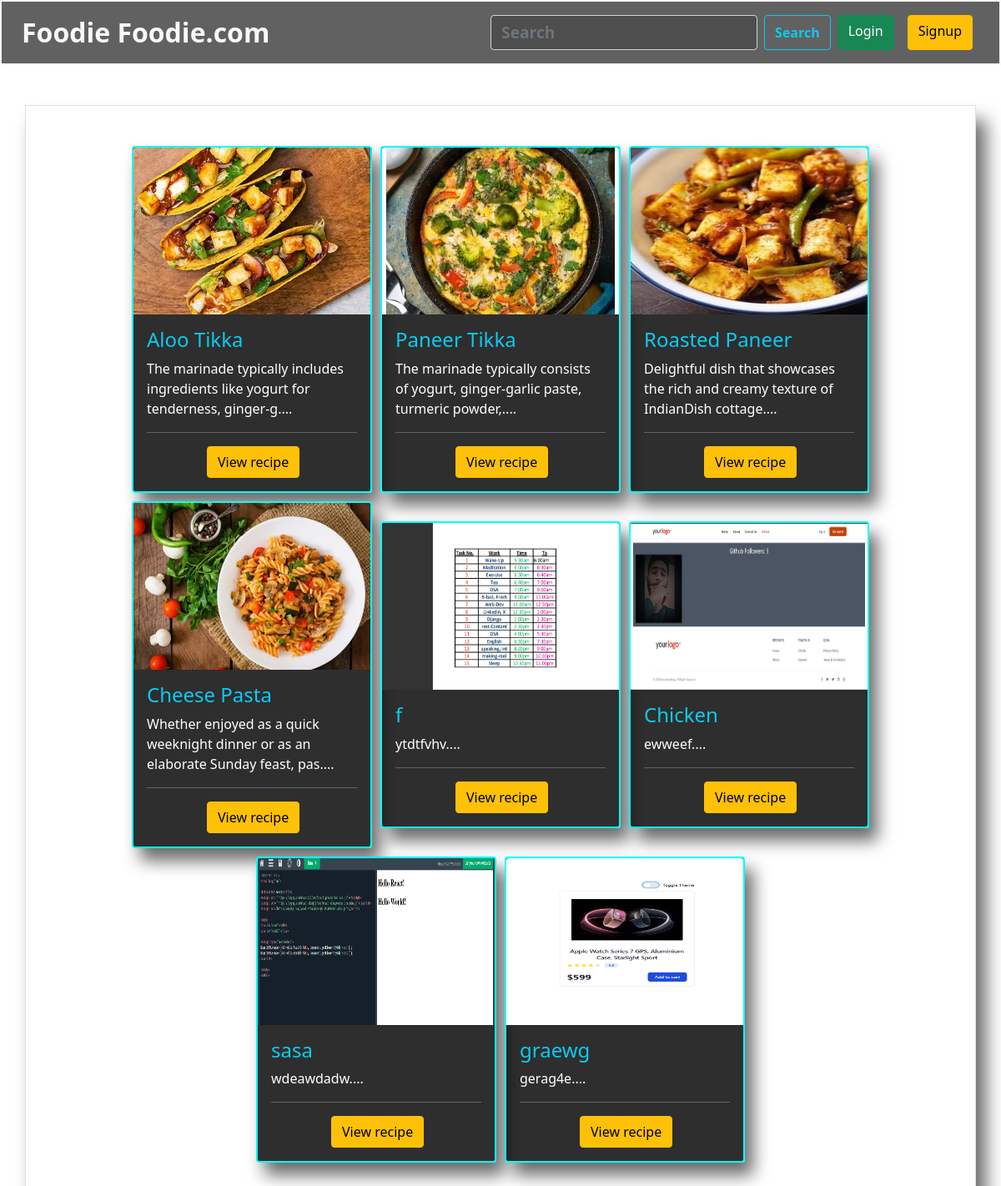
The page / on the database its author committed.
### home/models.py (models this page shows, shortened)
class Recipe(models.Model):
    user = models.ForeignKey(User, on_delete=models.SET_NULL, null=True, blank=True)
    recipe_name = models.CharField(max_length = 100,default=' ')
    Description = models.TextField(default=' ')
    image = models.ImageField(upload_to='recipe_images/')

### home/views.py (the view, shortened to what this page needs)
# urls.py: path('',views.index, name ='home'),
def index(request):
   recp = Recipe.objects.all()
   if request.method == "GET":
      search = request.GET.get('search')
      if search != None:
         recp = Recipe.objects.filter(recipe_name__icontains=search)
   data = {'items':recp}
   return render(request,'index.html',data)

### templates/index.html (shortened to what this page needs)
<!doctype html>
<html lang="en">
<head>
    <link href="https://cdn.jsdelivr.net/npm/bootstrap@5.3.2/dist/css/bootstrap.min.css" rel="stylesheet"
>
    <link href="https://cdn.jsdelivr.net/npm/bootstrap@5.1.0/dist/css/bootstrap.min.css" rel="stylesheet">
    <link rel="stylesheet" href="static/CSS/index.css">
</head>
<body>
    <nav class="navbar mb-2">
        <div class="container-fluid ">
            <a class="navbar-brand text-light fs-2"><b>Foodie Foodie.com</b></a>
            <form class="d-flex form" role="search" method="get">
                <input class="form-control text-light me-2" name="search" type="search" placeholder="Search"
                    aria-label="Search">
                <button class="btn btn-outline-info navbtn" type="submit"><b>Search</b></button>
                {% if user.is_authenticated %}
                <div class="btn-group">
                    <button class="navbtn btn btn-warning dropdown-toggle mx-2" type="button" data-bs-toggle="dropdown"
                        aria-expanded="false">
                        Welcome {{ request.user }}
                    </button>
                    <ul class="dropdown-menu mt-3">
                        <li><a class="dropdown-item" href="/logout/">Logout</a></li>
                    </ul>
                </div>
                {% else %}
                <a href="/login/" class="navbtn btn btn-success mx-2">Login</a>
                <a href="/signup/" class="navbtn btn btn-warning mx-2">Signup</a>
                {% endif %}
            </form>
        </div>
    </nav>
        {% if items %}
        <div class="cards container border mt-5 p-5">
            {% for n in items %}
            <div class="card">
                <img class="card-img-top" src="{{n.image.url}}" alt="Card image cap">
                <div class="card-body">
                    <h5 class="card-title text-info fs-4">{{ n.recipe_name }}</h5>
                    <p class="card-text">{{ n.Description|slice:"0:80" }}....</p>
                    <hr>
                    {% if user.is_authenticated %}
                    <a href="/viewrecipe/{{n.id}}" class="btn btn-warning p-2 mx-1">View item</a>
                    <a href="/update_recipe/{{n.id}}" class="btn btn-success p-1">Update</a>
                    <a data-bs-toggle="modal" data-bs-target="#confirm-{{ n.id }}" class="btn btn-danger p-1">Delete</a>
                    {% else %}
                    <a href="/viewrecipe/{{n.id}}" class="btn btn-warning mx-5">View recipe</a>
                    {% endif %}
                </div>
            </div>
            {% endfor %}
            {% endif %}
        </div>
</body>
</html>

### static/CSS/index.css (style rules this page uses)
img { height: 200px; width: 200px; }
.cards { display: flex; justify-content: center; align-items: center; flex-wrap: wrap; gap: 10px; }
.mx-5 { margin-left: 4.5rem !important; }

### rows shown on the page
Recipe: image (picture), recipe_name "Aloo Tikka", Description "The marinade typically includes ingredients like yogurt for tenderness, ginger-g"
Recipe: image (picture), recipe_name "Paneer Tikka", Description "The marinade typically consists of yogurt, ginger-garlic paste, turmeric powder,"
Recipe: image (picture), recipe_name "Roasted Paneer", Description "Delightful dish that showcases the rich and creamy texture of IndianDish cottage"
Recipe: image (picture), recipe_name "Cheese Pasta", Description "Whether enjoyed as a quick weeknight dinner or as an elaborate Sunday feast, pas"
Recipe: image (picture), recipe_name "f", Description "ytdtfvhv"
Recipe: image (picture), recipe_name "Chicken", Description "ewweef"
Recipe: image (picture), recipe_name "sasa", Description "wdeawdadw"
Recipe: image (picture), recipe_name "graewg", Description "gerag4e"
